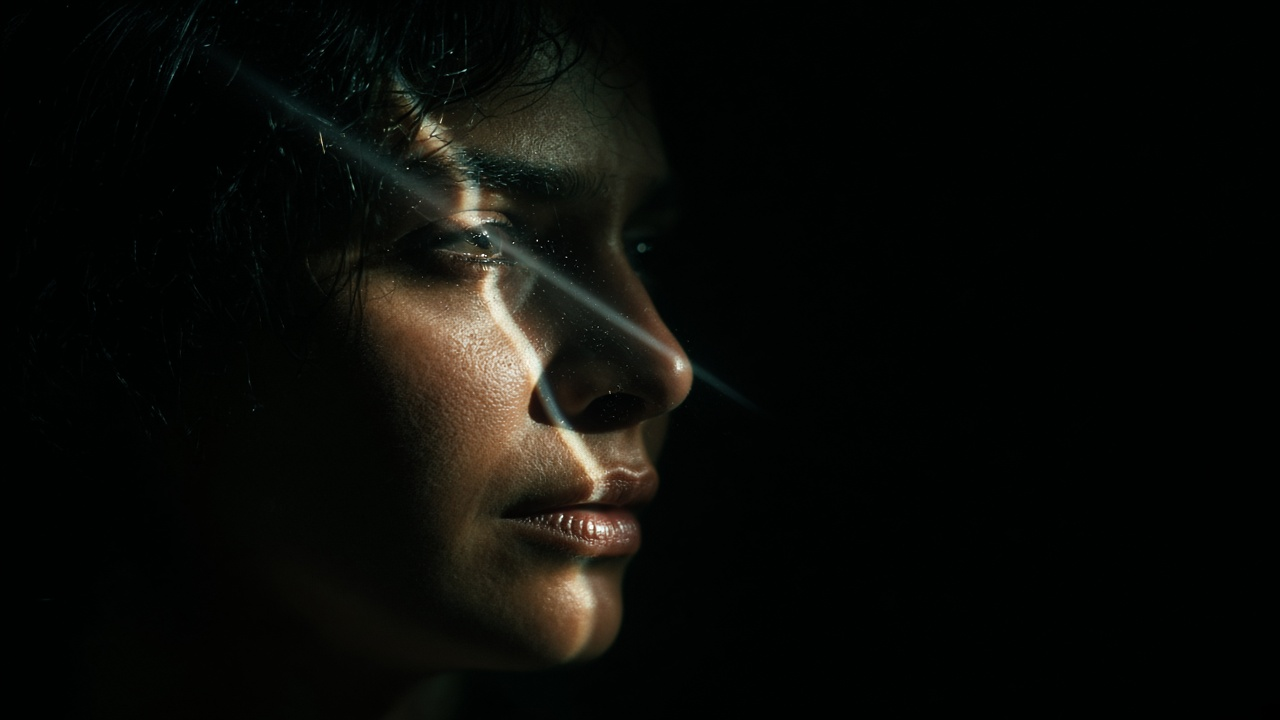
#> input picture docs/research/arcana-mockups/plates/plate-hero-face.png, 1280 x 720 px
$ python compose-arcana-mockups.py
#> lines starting #> are read from the running program, lines starting #| are printed output that depends on the picture
#!/usr/bin/env python3
"""Compose ARCANA Night Folio / Cut PNG mockups.

Concept mockups only. Name ARCANA is real. All contacts, series titles,
and form values are MOCK DATA — not facts about the studio.
"""

from __future__ import annotations

from pathlib import Path

import numpy as np
from PIL import Image, ImageDraw, ImageEnhance, ImageFilter, ImageFont

ROOT = Path(__file__).resolve().parents[1]
BASE = ROOT / "docs/research/arcana-mockups"
PLATES = BASE / "plates"
FONTS = BASE / "fonts"
OUT_DESK = BASE / "desktop"
OUT_MOB = BASE / "mobile"
ARTIFACTS = Path("/opt/cursor/artifacts/arcana-mockups")

BG = (11, 12, 10)
BONE = (232, 226, 214)
BONE_72 = (232, 226, 214, 184)
BONE_48 = (232, 226, 214, 122)
BONE_28 = (232, 226, 214, 72)
MERCURY = (197, 205, 209)
RULE = (38, 40, 37)
INK = (8, 9, 8)

NAV = ["Серии", "Вход", "Brands", "Студия", "Заявка"]


def font(name: str, size: int) -> ImageFont.FreeTypeFont:
    return ImageFont.truetype(str(FONTS / name), size)


def F_disp(size: int, weight: str = "SemiBold") -> ImageFont.FreeTypeFont:
    return font(f"BarlowCondensed-{weight}.ttf", size)


def F_serif(size: int, italic: bool = False, bold: bool = False) -> ImageFont.FreeTypeFont:
    if italic:
        return font("Cormorant-Italic-500.ttf", size)
    return font("Cormorant-600.ttf" if bold else "Cormorant-500.ttf", size)


def F_sans(size: int, medium: bool = False) -> ImageFont.FreeTypeFont:
    return font("Onest-500.ttf" if medium else "Onest-400.ttf", size)


def F_mark(size: int) -> ImageFont.FreeTypeFont:
    return font("Unbounded-300.ttf", size)


def open_plate(name: str) -> Image.Image:
    return Image.open(PLATES / name).convert("RGB")


def cover(src: Image.Image, w: int, h: int, focus: tuple[float, float] = (0.5, 0.42)) -> Image.Image:
    iw, ih = src.size
    scale = max(w / iw, h / ih)
    nw, nh = max(w, int(iw * scale) + 1), max(h, int(ih * scale) + 1)
    im = src.resize((nw, nh), Image.Resampling.LANCZOS)
    cx, cy = int(nw * focus[0]), int(nh * focus[1])
    left = max(0, min(nw - w, cx - w // 2))
    top = max(0, min(nh - h, cy - h // 2))
    return im.crop((left, top, left + w, top + h))


def tracked_width(text: str, fnt: ImageFont.FreeTypeFont, tracking: float) -> float:
    if not text:
        return 0
    extra = tracking * fnt.size * (len(text) - 1)
    return fnt.getlength(text) + extra


def draw_tracked(
    draw: ImageDraw.ImageDraw,
    xy: tuple[float, float],
    text: str,
    fnt: ImageFont.FreeTypeFont,
    fill,
    tracking: float = 0.08,
) -> float:
    x, y = xy
    for i, ch in enumerate(text):
        draw.text((x, y), ch, font=fnt, fill=fill)
        x += fnt.getlength(ch) + (tracking * fnt.size if i < len(text) - 1 else 0)
    return x


def wrap(text: str, fnt: ImageFont.FreeTypeFont, max_w: float) -> list[str]:
    words = text.split()
    lines: list[str] = []
    cur = ""
    for word in words:
        test = word if not cur else f"{cur} {word}"
        if fnt.getlength(test) <= max_w:
            cur = test
        else:
            if cur:
                lines.append(cur)
            cur = word
    if cur:
        lines.append(cur)
    return lines


# [6 lines left out: function text_h, not called in this run]


def draw_lines(
    draw: ImageDraw.ImageDraw,
    xy: tuple[float, float],
    lines: list[str],
    fnt: ImageFont.FreeTypeFont,
    fill,
    leading: float,
) -> float:
    x, y = xy
    bbox = fnt.getbbox("Hg")
    lh = leading if leading > 20 else (bbox[3] - bbox[1]) * leading
    for line in lines:
        draw.text((x, y), line, font=fnt, fill=fill)
        y += lh
    return y


def rule(draw: ImageDraw.ImageDraw, x1: float, y: float, x2: float, fill=RULE, width: int = 1) -> None:
    draw.line([(x1, y), (x2, y)], fill=fill, width=width)


def ghost_button(
    draw: ImageDraw.ImageDraw,
    xy: tuple[int, int],
    label: str,
    fnt: ImageFont.FreeTypeFont,
    pad_x: int = 26,
    pad_y: int = 14,
    filled: bool = False,
) -> tuple[int, int]:
    x, y = xy
    w = int(fnt.getlength(label) + pad_x * 2)
    h = int((fnt.getbbox(label)[3] - fnt.getbbox(label)[1]) + pad_y * 2 + 4)
    if filled:
        draw.rectangle([x, y, x + w, y + h], fill=BONE)
        color = BG
    else:
        draw.rectangle([x, y, x + w, y + h], outline=BONE, width=1)
        color = BONE
    tw = fnt.getlength(label)
    th = fnt.getbbox(label)[3] - fnt.getbbox(label)[1]
    draw.text((x + (w - tw) / 2, y + (h - th) / 2 - 3), label, font=fnt, fill=color)
    return w, h


# [8 lines left out: function add_grain, not called in this run]


def vignette_photo(photo: Image.Image, strength: float = 0.38) -> Image.Image:
    w, h = photo.size
    overlay = Image.new("RGB", (w, h), INK)
    mask = Image.new("L", (w, h), 0)
    md = ImageDraw.Draw(mask)
    inset = int(min(w, h) * 0.06)
    md.ellipse([-w * 0.05, -h * 0.12, w * 1.05, h * 1.18], fill=255)
    mask = mask.filter(ImageFilter.GaussianBlur(radius=min(w, h) * 0.18))
    mask = ImageEnhance.Brightness(mask).enhance(1.0 - strength)
    return Image.composite(photo, overlay, mask)


def canvas(w: int, h: int) -> Image.Image:
    return Image.new("RGB", (w, h), BG)


def draw_header(img: Image.Image, width: int, active: str | None = None, compact: bool = False) -> int:
    draw = ImageDraw.Draw(img)
    h = 88 if not compact else 76
    m = 56 if not compact else 36
    word = F_disp(28 if not compact else 24)
    nav_f = F_sans(15)
    mark_f = F_sans(11)

    draw_tracked(draw, (m, 28), "ARCANA", word, BONE, 0.14)
    folio = "FOLIO 01"
    fw = tracked_width(folio, mark_f, 0.18)
    draw_tracked(draw, (width - m - fw, 34), folio, mark_f, MERCURY, 0.18)

    # center nav
    gaps = 40
    widths = [nav_f.getlength(item) for item in NAV]
    total = sum(widths) + gaps * (len(NAV) - 1)
    x = (width - total) / 2
    for item, iw in zip(NAV, widths):
        color = BONE if item == active or active is None else (168, 163, 154)
        draw.text((x, 34), item, font=nav_f, fill=color)
        if item == active:
            rule(draw, x, 58, x + iw, fill=BONE, width=1)
        x += iw + gaps

    rule(draw, 0, h - 1, width, fill=RULE)
    return h


# [26 lines left out: functions draw_footer, save, not called in this run]


# ---------------------------------------------------------------------------
# Desktop pages
# ---------------------------------------------------------------------------

def page_home_desktop() -> Image.Image:
    W, H = 1920, 4120
    img = canvas(W, H)
    d = ImageDraw.Draw(img)
    hh = draw_header(img, W)
    m = 56

    # HERO spread — first screen ends at 1080
    photo_w, photo_h = 1248, 1080 - hh
    face = vignette_photo(cover(open_plate("plate-hero-face.png"), photo_w, photo_h, (0.38, 0.46)), 0.22)
    img.paste(face, (0, hh))
    # condensed title cut into the dark under the face
    overlay = ImageDraw.Draw(img)
    draw_tracked(overlay, (48, hh + photo_h - 118), "ARCANA", F_disp(92), BONE, 0.08)
    cred = F_sans(11)
    draw_tracked(overlay, (52, hh + photo_h - 36), "NIGHT STUDIO  /  AUTHORIAL", cred, MERCURY, 0.16)

    # vertical folio mark
    mark = Image.new("RGBA", (420, 40), (0, 0, 0, 0))
    md = ImageDraw.Draw(mark)
    draw_tracked(md, (0, 8), "AFTER MIDNIGHT", F_sans(11), (*MERCURY, 180), 0.22)
    mark = mark.rotate(90, expand=True)
    img.paste(mark, (1188, hh + 70), mark)

    col_x = 1368
    col_w = W - col_x - m
    y = hh + 88
    draw_tracked(d, (col_x, y), "CUT 01", F_sans(11), MERCURY, 0.2)
    y = 220
    head = F_serif(64)
    for line in ["Ночь как", "материал,", "не как фильтр"]:
        d.text((col_x, y), line, font=head, fill=BONE)
        y += 74
    y += 28
    body = F_sans(15)
    copy = (
        "Авторская ночная студия. Не прокат площадки "
        "и не универсальный цех. Здесь собирают кадр, "
        "в котором тьма — материал, а человек — герой."
    )
    y = draw_lines(d, (col_x, y), wrap(copy, body, col_w), body, (196, 190, 180), 26)
    y += 36
    bw, bh = ghost_button(d, (col_x, int(y)), "Оставить заявку  →", F_sans(14, medium=True), filled=True)
    d.text((col_x + bw + 22, y + 14), "Telegram · mock", font=F_sans(13), fill=(140, 136, 128))

    # PAUSE
    y = 1180
    rule(d, 0, y, W, fill=RULE)
    y = 1288
    pause = F_serif(48)
    t1, t2 = "Это не зал.", "Это ночная студия."
    d.text(((W - pause.getlength(t1)) / 2, y), t1, font=pause, fill=BONE)
    d.text(((W - pause.getlength(t2)) / 2, y + 62), t2, font=pause, fill=BONE)
    draw_tracked(d, ((W - tracked_width("CUT 00", F_sans(11), 0.2)) / 2, y - 36), "CUT 00", F_sans(11), MERCURY, 0.2)

    # SERIES organ
    y = 1520
    rule(d, m, y, W - m)
    y += 28
    draw_tracked(d, (m, y), "СЕРИИ", F_sans(11), MERCURY, 0.18)
    draw_tracked(d, (m + 92, y), "SELECTED NIGHTS", F_sans(11), (140, 136, 128), 0.16)
    d.text((W - m - F_sans(13).getlength("Смотреть редакции  →"), y - 2), "Смотреть редакции  →", font=F_sans(13), fill=BONE)
    y += 28
    strip_h = 420
    strip = cover(open_plate("plate-contact-sheet.png"), W - m * 2, strip_h, (0.5, 0.42))
    img.paste(strip, (m, y))
    y += strip_h + 18
    cap = F_sans(12)
    d.text((m, y), "01  Ртуть", font=cap, fill=(168, 163, 154))
    d.text((m + 220, y), "02  После полуночи", font=cap, fill=(168, 163, 154))
    d.text((m + 520, y), "03  Чёрная коробка", font=cap, fill=(168, 163, 154))
    d.text((W - m - cap.getlength("MOCK DATA — названия серий демонстрационные"), y), "MOCK DATA — названия серий демонстрационные", font=cap, fill=(92, 90, 86))

    # TWO SHELVES
    y = 2088
    rule(d, m, y, W - m)
    y += 40
    left_w = 820
    right_x = m + left_w + 48
    right_w = W - m - right_x
    d.text((m, y), "PORTRAIT", font=F_serif(56), fill=BONE)
    d.text((right_x, y), "FASHION  /  BRAND", font=F_serif(56), fill=BONE)
    y += 78
    sub = F_sans(15)
    d.text((m, y), "Понятный вход в тот же взгляд", font=sub, fill=(196, 190, 180))
    d.text((right_x, y), "Полный кастом. Собирается заново.", font=sub, fill=(196, 190, 180))
    y += 36
    ph, fh = 520, 620
    img.paste(
        vignette_photo(cover(open_plate("plate-portrait-figure.png"), left_w, ph, (0.48, 0.32)), 0.12),
        (m, y),
    )
    img.paste(
        vignette_photo(cover(open_plate("plate-fashion-figure.png"), right_w, fh, (0.42, 0.38)), 0.12),
        (right_x, y),
    )
    d.text((m, y + ph + 16), "вход от  ·  после брифа", font=F_sans(13), fill=(168, 163, 154))
    d.text((m, y + ph + 38), "Меньше кастома. Тот же авторский свет.", font=F_sans(13), fill=(140, 136, 128))
    d.text((right_x, y + fh + 16), "Вторая глубина — не отдельный культ, а уровень сервиса", font=F_sans(13), fill=(168, 163, 154))

    # STUDIO insert
    y = 2920
    studio_h = 560
    studio = vignette_photo(cover(open_plate("plate-studio-beam.png"), W, studio_h, (0.62, 0.48)), 0.2)
    img.paste(studio, (0, y))
    draw_tracked(ImageDraw.Draw(img), (m, y + 36), "SCENE  /  STUDIO  /  AFTER HOURS", F_sans(11), MERCURY, 0.16)
    ImageDraw.Draw(img).text((m, y + studio_h - 72), "Пространство как сцена.", font=F_serif(40), fill=BONE)
    ImageDraw.Draw(img).text((m, y + studio_h - 28), "Дом бренда — своя студия. Город не главный.", font=F_sans(14), fill=(196, 190, 180))

    # NIGHT SCRIPT + CTA
    y = 3560
    rule(d, m, y, W - m)
    y += 48
    d.text((m, y), "Ночь по шагам", font=F_serif(44), fill=BONE)
    d.text((m + 520, y + 18), "не «наш процесс» — сценарий", font=F_sans(13), fill=(140, 136, 128))
    y += 88
    steps = [
        ("01", "Бриф об образе", "Короткий разговор. Что за ночь нужна и кому."),
        ("02", "Сцена и свет", "Собираем луч, а не декорацию."),
        ("03", "Съёмка", "Автор, команда, контролируемая тьма."),
        ("04", "Отбор и ретушь", "Кадры, которые можно сразу публиковать."),
    ]
    step_w = 400
    for i, (num, title, note) in enumerate(steps):
        sx = m + i * step_w
        d.text((sx, y), num, font=F_disp(28), fill=MERCURY)
        d.text((sx, y + 40), title, font=F_sans(16, medium=True), fill=BONE)
        d.text((sx, y + 68), note, font=F_sans(13), fill=(140, 136, 128))

    y = 3868
    ghost_button(d, (m, y), "Оставить заявку  →", F_sans(14, medium=True), filled=True)
    d.text((m + 250, y + 14), "Две полки: Portrait или более глубокий трек", font=F_sans(13), fill=(140, 136, 128))
    draw_footer(img, 3960, W, m)
    return img


# [415 lines left out: functions page_series_desktop, page_portrait_desktop, page_brand_desktop, page_apply_desktop, page_studio_desktop, mobile_header and 5 more, not called in this run]


def first_screen(img: Image.Image, path: Path) -> None:
    crop = img.crop((0, 0, img.width, min(img.height, int(img.width * 9 / 16))))
    save(crop, path)


def main() -> None:
    OUT_DESK.mkdir(parents=True, exist_ok=True)
    OUT_MOB.mkdir(parents=True, exist_ok=True)
    ARTIFACTS.mkdir(parents=True, exist_ok=True)

    pages = {
        "desktop/01-home.png": page_home_desktop,
        "desktop/02-series.png": page_series_desktop,
        "desktop/03-portrait.png": page_portrait_desktop,
        "desktop/04-brand-night.png": page_brand_desktop,
        "desktop/05-apply.png": page_apply_desktop,
        "desktop/06-studio.png": page_studio_desktop,
        "mobile/01-home.png": page_home_mobile,
        "mobile/02-series.png": page_series_mobile,
        "mobile/03-portrait.png": page_portrait_mobile,
        "mobile/04-brand-night.png": page_brand_mobile,
        "mobile/05-apply.png": page_apply_mobile,
    }
    rendered: dict[str, Image.Image] = {}
    for rel, fn in pages.items():
        print("compose", rel)
        im = fn()
        rendered[rel] = im
        save(im, Path(rel))
#> this loop made 1 pass
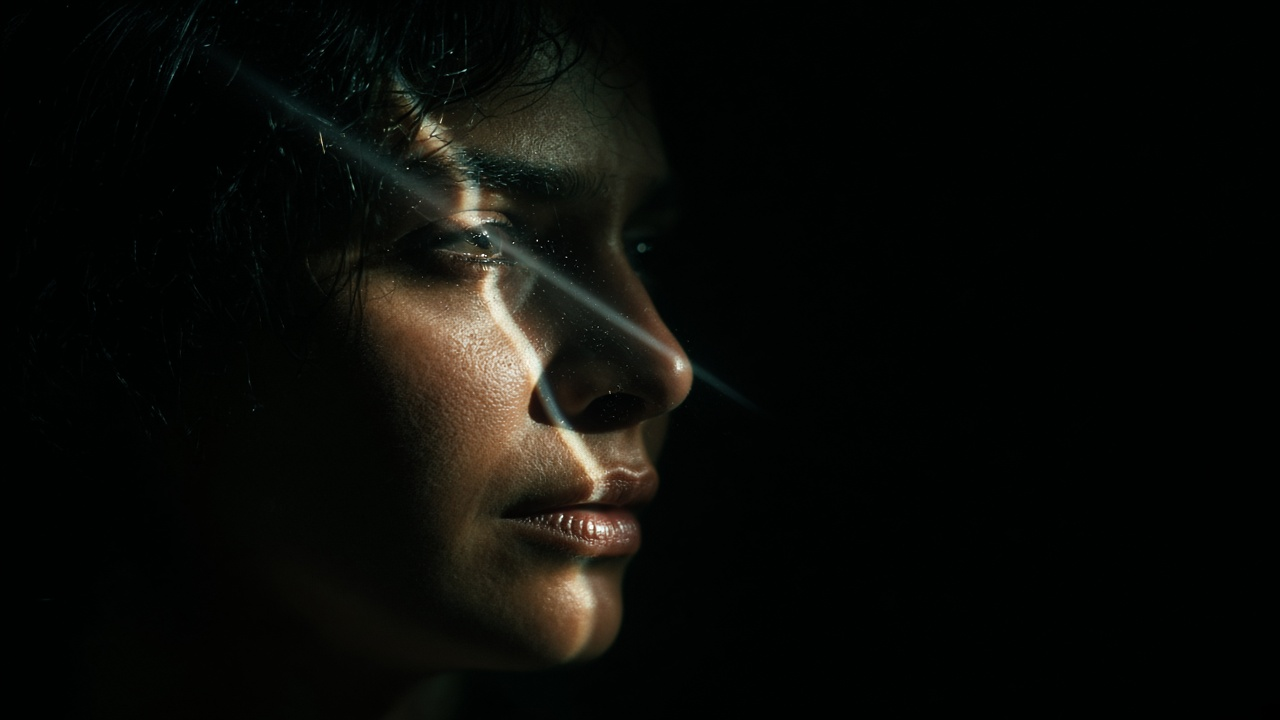
#> input picture docs/research/arcana-mockups/plates/plate-hero-face.png, 1280 x 720 px
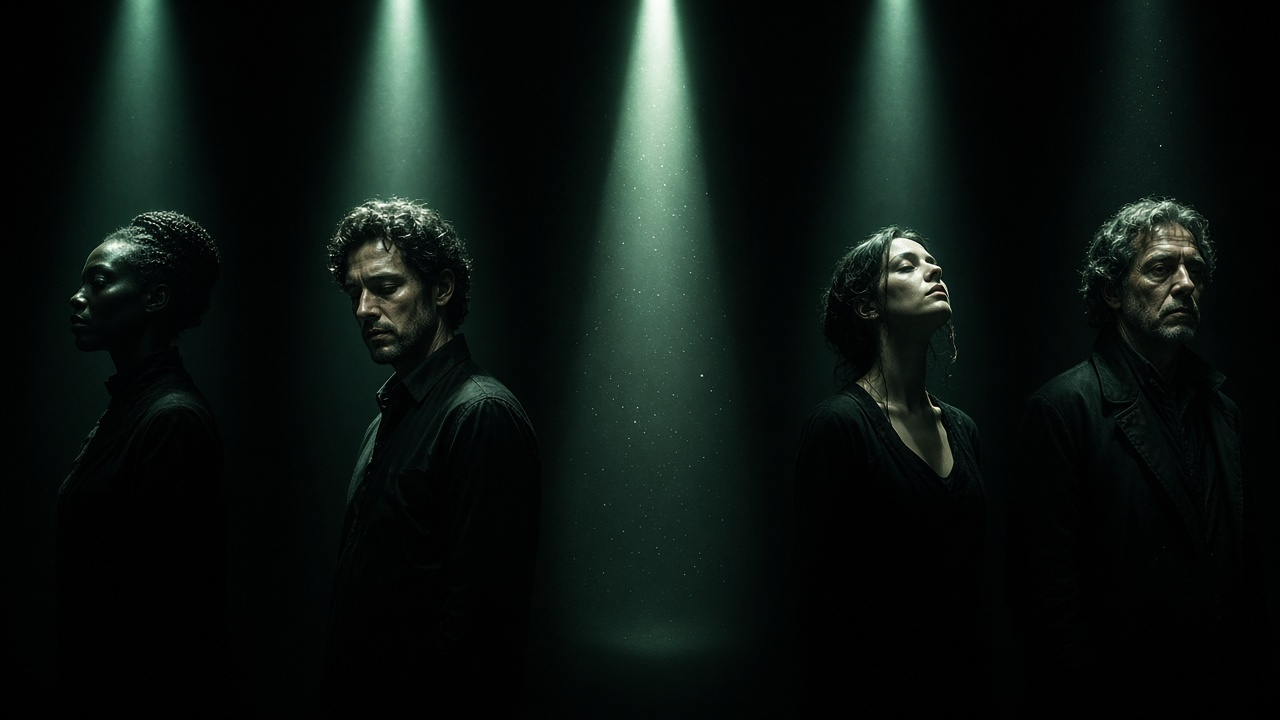
#> input picture docs/research/arcana-mockups/plates/plate-contact-sheet.png, 1280 x 720 px
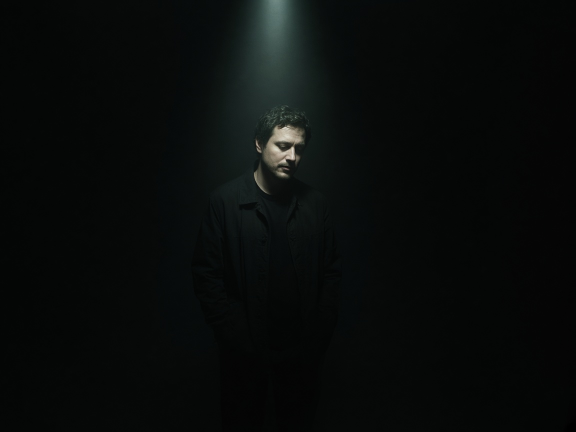
#> input picture docs/research/arcana-mockups/plates/plate-portrait-figure.png, 1152 x 864 px (shown at 1/2 size)
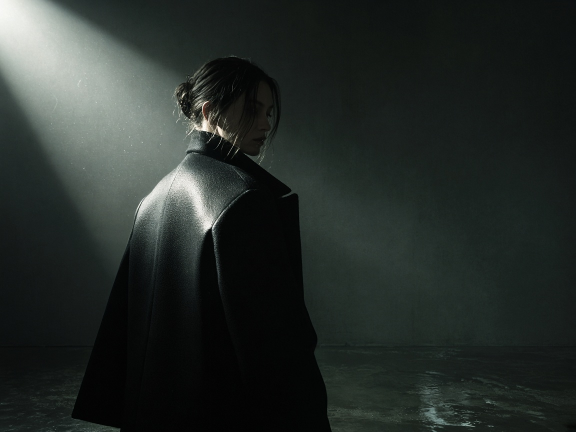
#> input picture docs/research/arcana-mockups/plates/plate-fashion-figure.png, 1152 x 864 px (shown at 1/2 size)

    first_screen(rendered["desktop/01-home.png"], Path("desktop/01-home-hero-1920x1080.png"))
    first_screen(rendered["desktop/02-series.png"], Path("desktop/02-series-hero-1920x1080.png"))
    first_screen(rendered["desktop/03-portrait.png"], Path("desktop/03-portrait-hero-1920x1080.png"))
    first_screen(rendered["desktop/05-apply.png"], Path("desktop/05-apply-hero-1920x1080.png"))
    print("done")


if __name__ == "__main__":
#> (the run stopped early here; a loop or call above may not have finished)
